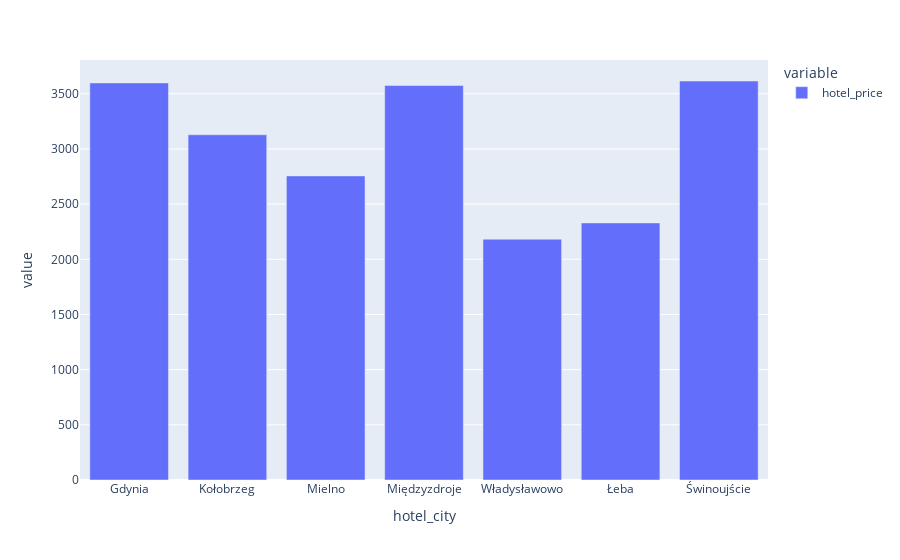

Write notebook code for a chart like this one.
### Code cell
fig = px.bar(df_group_by_price)
fig.show()

### Figure 1 — Plotly figure (JSON) as saved in the notebook; plotly's stock layout.template omitted (floating-point values rounded to 4 significant figures)
{"data": [{"alignmentgroup": "True", "hovertemplate": "variable=hotel_price<br>hotel_city=%{x}<br>value=%{y}<extra></extra>", "legendgroup": "hotel_price", "marker": {"color": "#636efa", "pattern": {"shape": ""}}, "name": "hotel_price", "offsetgroup": "hotel_price", "orientation": "v", "showlegend": true, "textposition": "auto", "type": "bar", "x": ["Gdynia", "Kołobrzeg", "Mielno", "Międzyzdroje", "Władysławowo", "Łeba", "Świnoujście"], "xaxis": "x", "y": [3599.0, 3129.0, 2756.0, 3575.0, 2182.0, 2330.0, 3616.0], "yaxis": "y"}], "layout": {"barmode": "relative", "legend": {"title": {"text": "variable"}, "tracegroupgap": 0}, "margin": {"t": 60}, "xaxis": {"anchor": "y", "domain": [0, 1], "title": {"text": "hotel_city"}}, "yaxis": {"anchor": "x", "domain": [0, 1], "title": {"text": "value"}}}}
